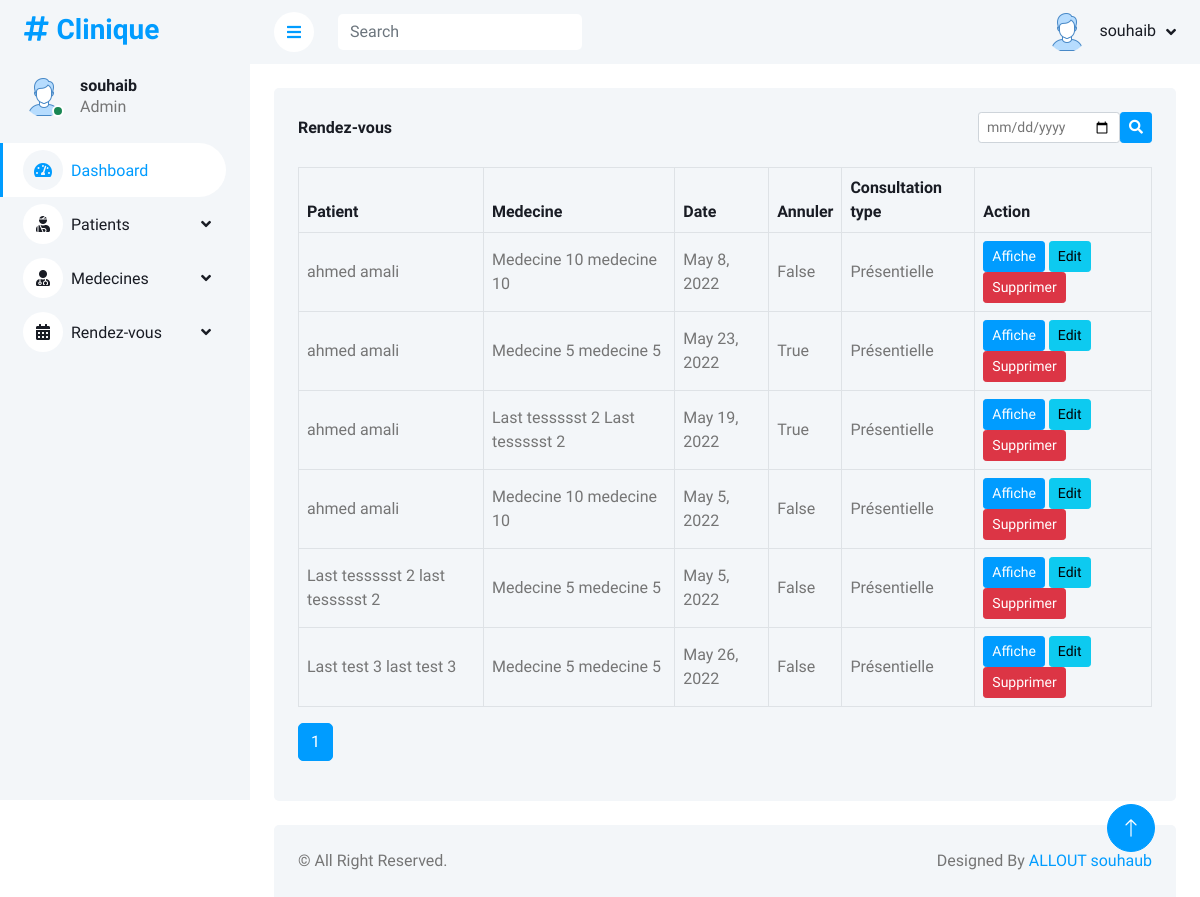
/dates/ (signed in), run on an earlier commit of the app's database.
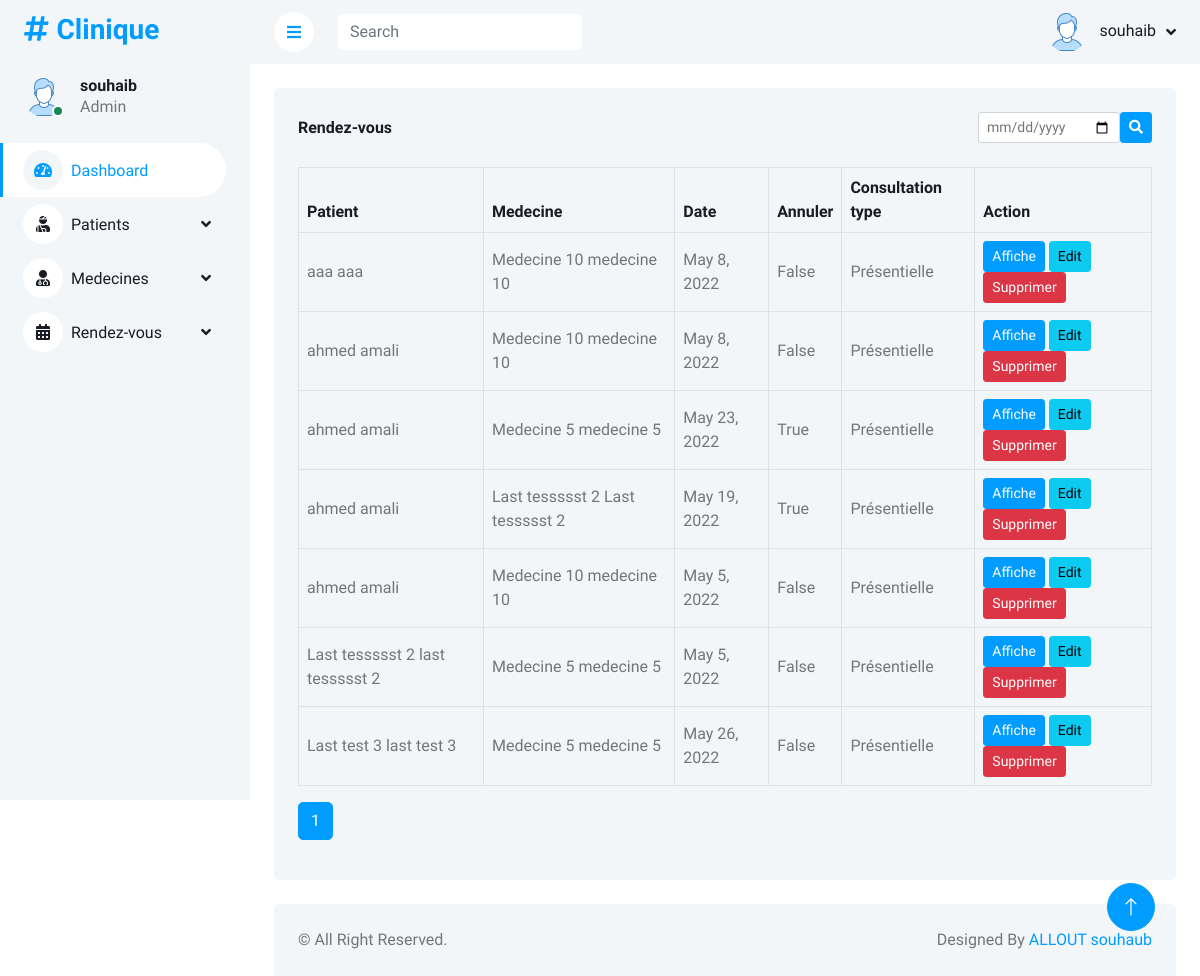
And on a later commit of the database.
### allout_souhaib/models.py (models this page shows, shortened)
class RenderVous(models.Model):
    date = models.DateField(null=True)
    anuuler = models.BooleanField(default=False,null=True)
    medecin = models.ForeignKey('Medecin', on_delete=models.CASCADE)
    patient = models.ForeignKey('Patient', on_delete=models.CASCADE)
    consultation = models.ForeignKey('Consultation', on_delete=models.CASCADE)

class Patient(models.Model):
    nom = models.CharField(max_length=45)
    prenom = models.CharField(max_length=45)
    email = models.CharField(max_length=45, unique=True)
    dateNaissance = models.DateField(null=True)

class Medecin(models.Model):
    nom = models.CharField(max_length=45)
    prenom = models.CharField(max_length=45)
    specialite_choices = [
        ('General', 'General'),
        ('Anesthesiology', 'Anesthesiology'),
        ('Dermatology', 'Dermatology'),
        ('Diagnostic radiology', 'Diagnostic radiology'),
        ('Medical genetics', 'Medical genetics'),
        ('Internal medicine', 'Internal medicine'),
    ]
    specialite = models.CharField(max_length=45, choices=specialite_choices)

class Consultation(models.Model):
    consultation_choices = [
        ('Présentielle', 'Présentielle'),
        ('Distantielle', 'Distantielle'),
    ]
    type = models.CharField(max_length=45, choices=consultation_choices)
    description = models.CharField(max_length=300)
    traitement = models.CharField(max_length=100)

### allout_souhaib/views.py (the view)
# urls.py: path('dates/', views.datesindex),
def datesindex(request):
    if request.user.is_authenticated == False:
        return redirect('/login')
    dates = RenderVous.objects.order_by('-id').all()
    p = Paginator(dates, 10)
    page_number = request.GET.get('page')
    try:
        page_obj = p.get_page(page_number)
    except PageNotAnInteger:
        page_obj = p.page(1)
    except EmptyPage:
        page_obj = p.page(p.num_pages)
    context = {'page_obj': page_obj, 'page':p ,'title': 'liste des dates'}
    return render(request, "dates/index.html", context)

### templates/dates/index.html (shortened to what this page needs)
<!DOCTYPE html>
<html lang="en">
<head>
    {% include 'includes/cssfiles.html' %}
</head>
<body>
<div class="container-xxl position-relative bg-white d-flex p-0">
    {% include 'includes/sidebar.html' %}
    <div class="content">
        {% include 'includes/header.html' %}
        <div class="container-fluid pt-4 px-4">
            <div class="bg-light text-center rounded p-4">
                <div class="d-flex align-items-center justify-content-between mb-4">
                    <h6 class="mb-0">Rendez-vous</h6>
                    <form method="get" action="/dates/search" class="d-flex align-items-center  ">
                        <div class="form-outline">
                            <input type="date" name="search_text" class="form-control form-control-sm"/>
                        </div>
                        <button type="submit" class="btn btn-sm btn-primary">
                            <i class="fas fa-search"></i>
                        </button>
                    </form>
                </div>
                <div class="table-responsive">
                    <table class="table text-start align-middle table-bordered table-hover mb-0">
                        <thead>
                        <tr class="text-dark">
                            <th scope="col">Patient</th>
                            <th scope="col">Medecine</th>
                            <th scope="col">Date</th>
                            <th scope="col">Annuler</th>
                            <th scope="col">Consultation type</th>
                            <th scope="col">Action</th>
                        </tr>
                        </thead>
                        <tbody>
                        {% for d in page_obj.object_list %}
                            <tr>
                                <td>{{ d.patient.nom }} {{ d.patient.prenom }}</td>
                                <td>{{ d.medecin.nom }} {{ d.medecin.prenom }}</td>
                                <td>{{ d.date }}</td>
                                <td>{{ d.anuuler }}</td>
                                <td>{{ d.consultation.type }}</td>
                                <td>
                                    <a href="/dates/details/{{ d.id }}" class="btn btn-sm btn-primary">Affiche</a>
                                    <a href="/dates/edit/{{ d.id }}" class="btn btn-sm btn-info">Edit</a>
                                    <p href="/dates/delete/{{ d.id }}" class="btn btn-sm btn-danger mb-0 delete"
                                       target_id="{{ d.id }}">Supprimer</p>
                                </td>
                            </tr>
                        {% endfor %}
                        </tbody>
                    </table>
                    <nav aria-label="Page navigation example">
                        <ul class="pagination mt-3">
                            {% for p in page.page_range %}
                                <li class="page-item {% if p == page_obj.number %} active {% endif %}"><a
                                        class="page-link"
                                        href="?page={{ p }}">{{ p }}</a>
                                </li>
                            {% endfor %}
                        </ul>
                    </nav>
                </div>
            </div>
        </div>
        {% include 'includes/footer.html' %}
    </div>
    <a href="#" class="btn btn-lg btn-primary btn-lg-square back-to-top"><i class="bi bi-arrow-up"></i></a>
</div>
</body>
</html>

### templates/includes/cssfiles.html (shortened to what this page needs)
{% load static %}
    <link href="https://cdnjs.cloudflare.com/ajax/libs/font-awesome/5.10.0/css/all.min.css" rel="stylesheet">
    <link href="https://cdn.jsdelivr.net/npm/bootstrap-icons@1.4.1/font/bootstrap-icons.css" rel="stylesheet">
    <link href="{% static 'lib/owlcarousel/assets/owl.carousel.min.css'%}" rel="stylesheet">
    <link href="{% static 'lib/tempusdominus/css/tempusdominus-bootstrap-4.min.css'%}" rel="stylesheet" />
    <link href="{% static 'css/bootstrap.min.css'%}" rel="stylesheet">
    <link href="{% static 'css/style.css'%}" rel="stylesheet">

### templates/includes/sidebar.html (shortened to what this page needs)
{% load static %}
<div class="sidebar pe-4 pb-3">
    <nav class="navbar bg-light navbar-light">
        <a href="index.html" class="navbar-brand mx-4 mb-3">
            <h3 class="text-primary"><i class="fa fa-hashtag me-2"></i>Clinique</h3>
        </a>
        <div class="d-flex align-items-center ms-4 mb-4">
            <div class="position-relative">
                <img class="rounded-circle" src="{% static 'user_images/default.png' %}" alt="" style="width: 40px; height: 40px;">
                <div class="bg-success rounded-circle border border-2 border-white position-absolute end-0 bottom-0 p-1"></div>
            </div>
            <div class="ms-3">
                <h6 class="mb-0">{{ user.username }}</h6>
                <span>Admin</span>
            </div>
        </div>
        <div class="navbar-nav w-100">
            <a href="/" class="nav-item nav-link active"><i class="fa fa-tachometer-alt me-2"></i>Dashboard</a>
            <div class="nav-item dropdown">
                <a href="#" class="nav-link dropdown-toggle" data-bs-toggle="dropdown"><i class="fa fa-user-injured me-2"></i>Patients</a>
            </div>
            <div class="nav-item dropdown">
                <a href="#" class="nav-link dropdown-toggle" data-bs-toggle="dropdown"><i class="fas fa-user-md me-2"></i>Medecines</a>
            </div>
            <div class="nav-item dropdown">
                <a href="#" class="nav-link dropdown-toggle" data-bs-toggle="dropdown"><i class="fa fa-calendar-alt me-2"></i>Rendez-vous</a>
            </div>
        </div>
    </nav>
</div>

### templates/includes/header.html (shortened to what this page needs)
{% load static %}
<nav class="navbar navbar-expand bg-light navbar-light sticky-top px-4 py-0">
                <a href="#" class="sidebar-toggler flex-shrink-0">
                    <i class="fa fa-bars"></i>
                </a>
                <form class="d-none d-md-flex ms-4">
                    <input class="form-control border-0" type="search" placeholder="Search">
                </form>
                <div class="navbar-nav align-items-center ms-auto">
                    <div class="nav-item dropdown">
                        <a href="#" class="nav-link dropdown-toggle" data-bs-toggle="dropdown">
                            <img class="rounded-circle me-lg-2" src="{% static 'user_images/default.png' %}" alt="" style="width: 40px; height: 40px;">
                            <span class="d-none d-lg-inline-flex">{{ user.username }}</span>
                        </a>
                    </div>
                </div>
            </nav>

### templates/includes/footer.html
            <div class="container-fluid pt-4 px-4">
                <div class="bg-light rounded-top p-4">
                    <div class="row">
                        <div class="col-12 col-sm-6 text-center text-sm-start">
                            &copy;  All Right Reserved.
                        </div>
                        <div class="col-12 col-sm-6 text-center text-sm-end">
                            Designed By <a href="https://htmlcodex.com">ALLOUT souhaub</a>
                        </div>
                    </div>
                </div>
            </div>

### templates/includes/jsfiles.html (shortened to what this page needs)
{% load static %}

### allout_souhaib/static/css/style.css (style rules this page uses)
:root { --primary: #009CFF; --light: #F3F6F9; --dark: #191C24; }
.back-to-top { position: fixed; display: none; right: 45px; bottom: 45px; z-index: 99; }
.btn { transition: .5s; }
.btn.btn-primary { color: #FFFFFF; }
.btn-lg-square { width: 48px; height: 48px; }
.btn-square, .btn-sm-square, .btn-lg-square { padding: 0; display: inline-flex; align-items: center; justify-content: center; font-weight: normal; border-radius: 50px; }
.sidebar { position: fixed; top: 0; left: 0; bottom: 0; width: 250px; height: 100vh; overflow-y: auto; background: var(--light); transition: 0.5s; z-index: 999; }
.content { margin-left: 250px; min-height: 100vh; background: #FFFFFF; transition: 0.5s; }
@media (min-width: 992px) { .sidebar { margin-left: 0; } }
@media (min-width: 992px) { .content { width: calc(100% - 250px); } }
.sidebar .navbar .navbar-nav .nav-link { padding: 7px 20px; color: var(--dark); font-weight: 500; border-left: 3px solid var(--light); border-radius: 0 30px 30px 0; outline: none; }
.sidebar .navbar .navbar-nav .nav-link:hover, .sidebar .navbar .navbar-nav .nav-link.active { color: var(--primary); background: #FFFFFF; border-color: var(--primary); }
.sidebar .navbar .navbar-nav .nav-link i { width: 40px; height: 40px; display: inline-flex; align-items: center; justify-content: center; background: #FFFFFF; border-radius: 40px; }
.sidebar .navbar .navbar-nav .nav-link:hover i, .sidebar .navbar .navbar-nav .nav-link.active i { background: var(--light); }
.sidebar .navbar .dropdown-toggle::after { position: absolute; top: 15px; right: 15px; border: none; content: "\f107"; font-family: "Font Awesome 5 Free"; font-weight: 900; transition: .5s; }
.content .navbar .navbar-nav .nav-link { margin-left: 25px; padding: 12px 0; color: var(--dark); outline: none; }
.content .navbar .sidebar-toggler, .content .navbar .navbar-nav .nav-link i { width: 40px; height: 40px; display: inline-flex; align-items: center; justify-content: center; background: #FFFFFF; border-radius: 40px; }
.content .navbar .dropdown-toggle::after { margin-left: 6px; vertical-align: middle; border: none; content: "\f107"; font-family: "Font Awesome 5 Free"; font-weight: 900; transition: .5s; }

What changed in the data, as far as the page shows it:
added RenderVous: patient.nom "aaa", patient.prenom "aaa", medecin.nom "Medecine 10", medecin.prenom "medecine 10", date "May 8, 2022", anuuler "False", consultation.type "Présentielle"
